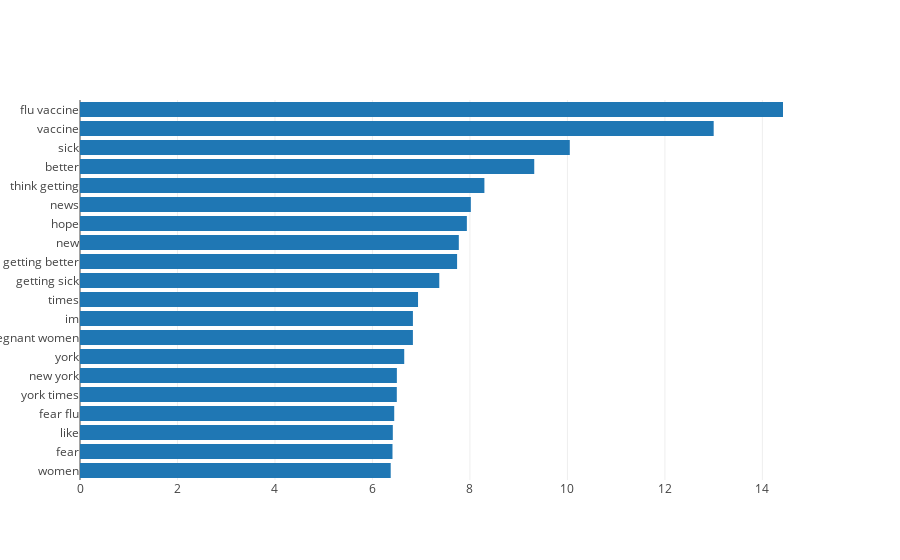

This figure's notebook cell:
### Code cell
data = [
    go.Bar(
        x=list(topchi2[1]),
        y=list(topchi2[0]), # assign x as the dataframe column 'x'
        orientation='h'
    )
]
plotly.offline.iplot(data)

### Figure 1 — Plotly figure (JSON) as saved in the notebook; plotly's stock layout.template omitted (floating-point values rounded to 4 significant figures)
{"data": [{"orientation": "h", "type": "bar", "x": [6.375, 6.411, 6.418, 6.447, 6.5, 6.501, 6.652, 6.83, 6.83, 6.935, 7.371, 7.737, 7.772, 7.937, 8.019, 8.297, 9.319, 10.05, 13.0, 14.42], "y": ["women", "fear", "like", "fear flu", "york times", "new york", "york", "pregnant women", "im", "times", "getting sick", "getting better", "new", "hope", "news", "think getting", "better", "sick", "vaccine", "flu vaccine"]}], "layout": {}}
